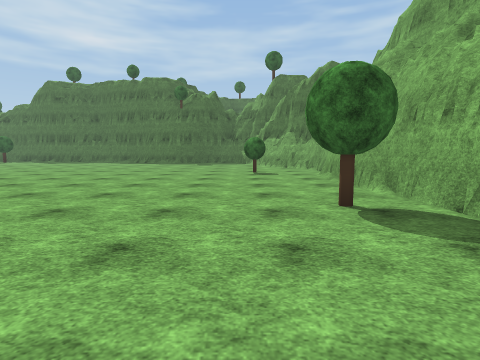
View 1 (above)

22 first-person views from a walk through a 3-D level made in the Unity game engine. The camera is 1.4 m above the floor, tilts 6° down and sees 80° across. The floor is counted in squares, 2 m on a side. Each view is taken from the middle of a square. On the plan, view 1 faces up. The plan holds only what a view shows up to about 10 squares ahead; the rest is blank. The place goes on beyond the plan. Some trees and plants on the terrain are drawn as simple stand-ins. Surface patterns are stand-ins for the level's own textures.

View 2
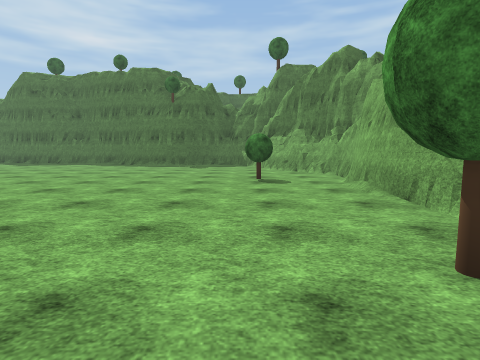

View 3
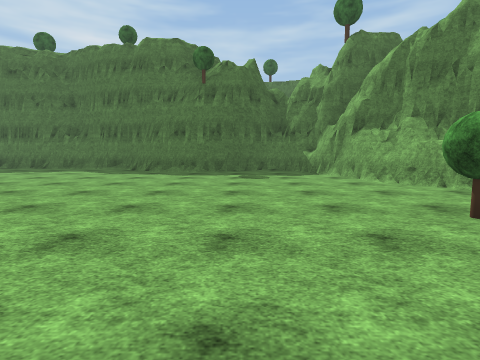

View 4
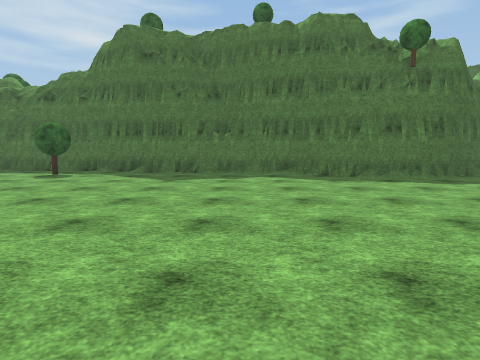

View 5
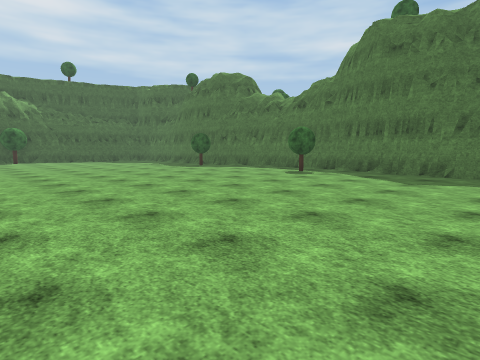

View 6
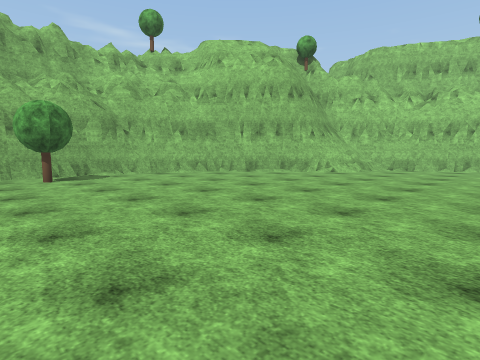

View 7
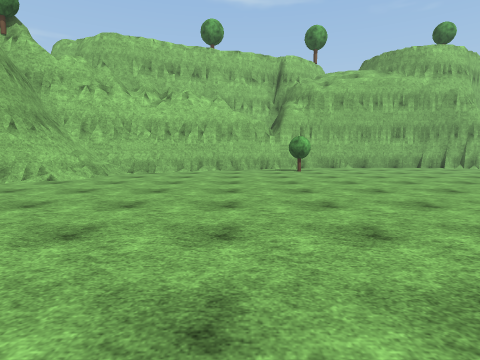

View 8
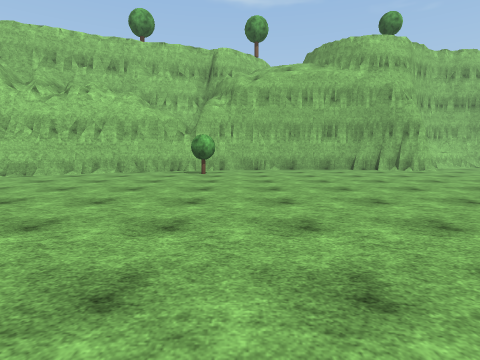

View 9
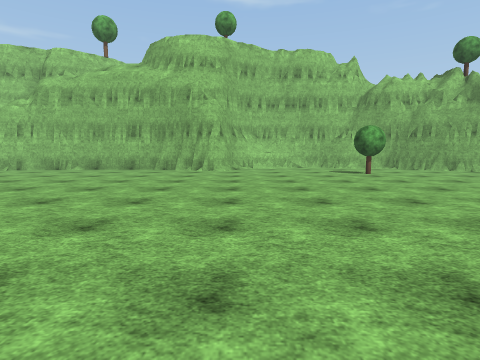

View 10
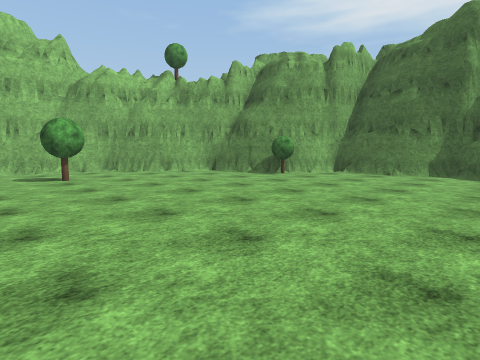

View 11
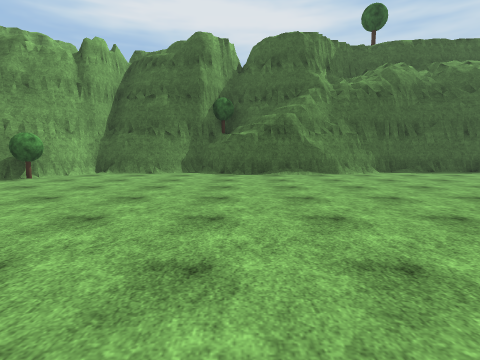

View 12
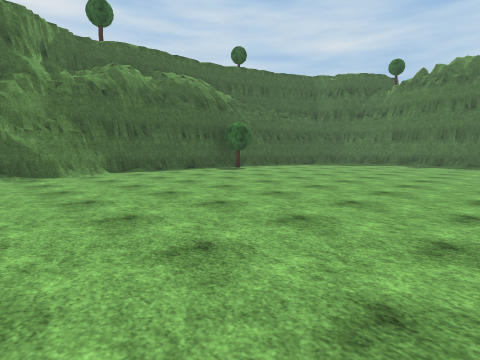

View 13
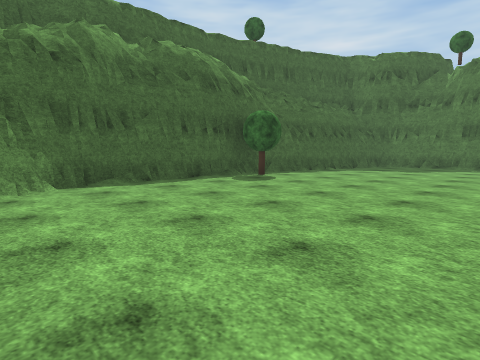

View 14
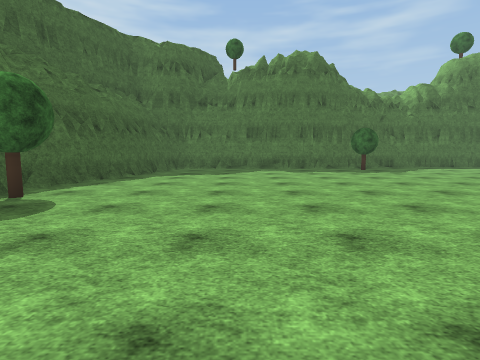

View 15
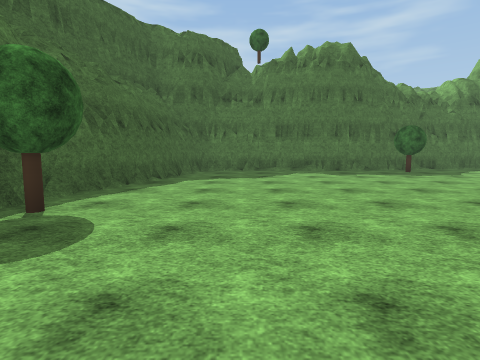

View 16
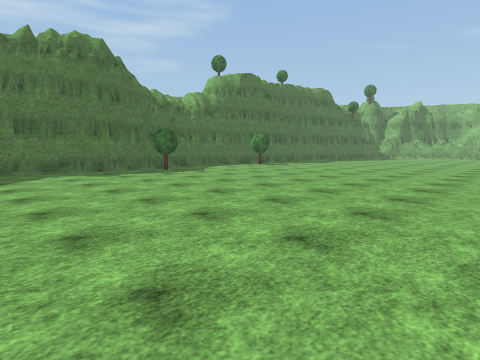

View 17
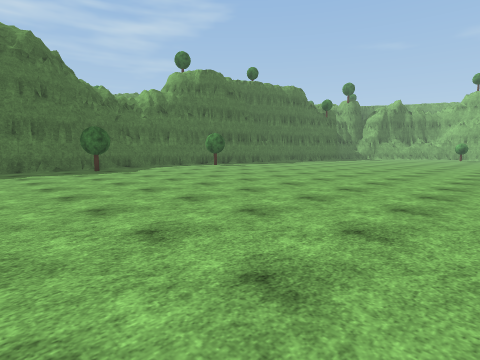

View 18
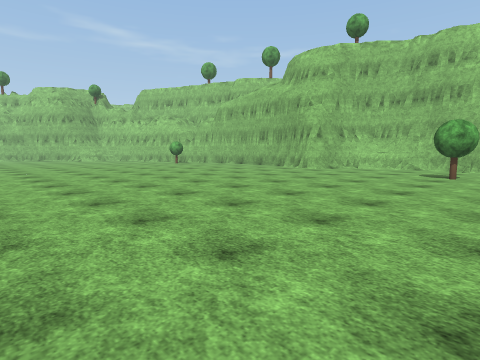

View 19
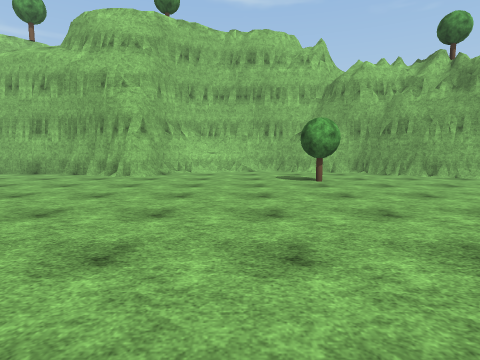

View 20
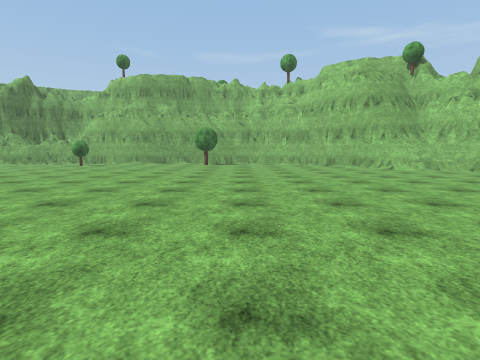

View 21
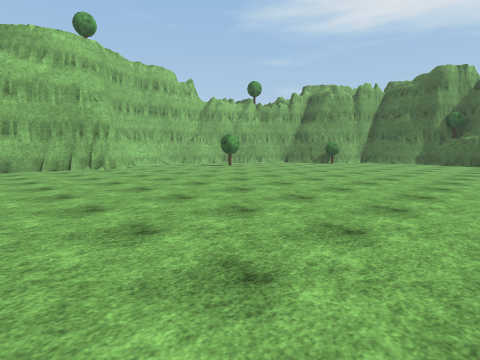

View 22
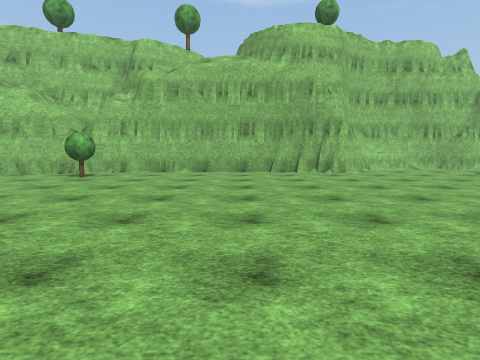

### Floor plan
Key: @ floor where view 1 was taken; # wall or solid block; . floor; = window, fence, low wall or low ledge; O other object.
Columns run from 28 left of view 1 to 3 right of it. Each row starts with its distance up from view 1.
 18             #######
 17   ########........#####
 16   #......O.....O......########
 15   #.........................##
 14  ##..........................#
 13  #...........................###
 12  #............................##
 11  #............................=#
 10  #O............................#
  9  #...........................O.#
  8  #.............................#
  7 ##..................  .........#
  6 #...........        ...........#
  5 ##.........        ............#
  4  #.........       ...........O.#
  3  #......... ...................#
  2  #.............................#
  1  #............................##
  0  #..........................@.#
 -1  #............................#
 -2  #...........................##
 -3  #.........................###
 -4  ##O......................##
 -5   ##......................##
 -6    #....O...........O....##
 -7    ##.................####
 -8     ##.......###..#####
 -9      ####..### ####
-10         ####

Where each view was taken, in squares from view 1:
view 1: 0 up, 0 right, facing up
view 2: 2 up, 0 right, facing up
view 3: 6 up, 2 left, facing up
view 4: 8 up, 8 left, facing up
view 5: 8 up, 8 left, facing up-left
view 6: 5 up, 6 left, facing down-right
view 7: 3 up, 6 left, facing down
view 8: 2 up, 9 left, facing down
view 9: 2 up, 16 left, facing down
view 10: 1 up, 18 left, facing down-left
view 11: 1 up, 18 left, facing left
view 12: 2 up, 18 left, facing up-left
view 13: 4 up, 21 left, facing up-left
view 14: 6 up, 23 left, facing up
view 15: 7 up, 24 left, facing up
view 16: 7 up, 24 left, facing up-right
view 17: 6 up, 22 left, facing up-right
view 18: 2 up, 21 left, facing down-right
view 19: 0 up, 18 left, facing down
view 20: 2 up, 12 left, facing right
view 21: 3 up, 11 left, facing down-left
view 22: 1 up, 12 left, facing down
